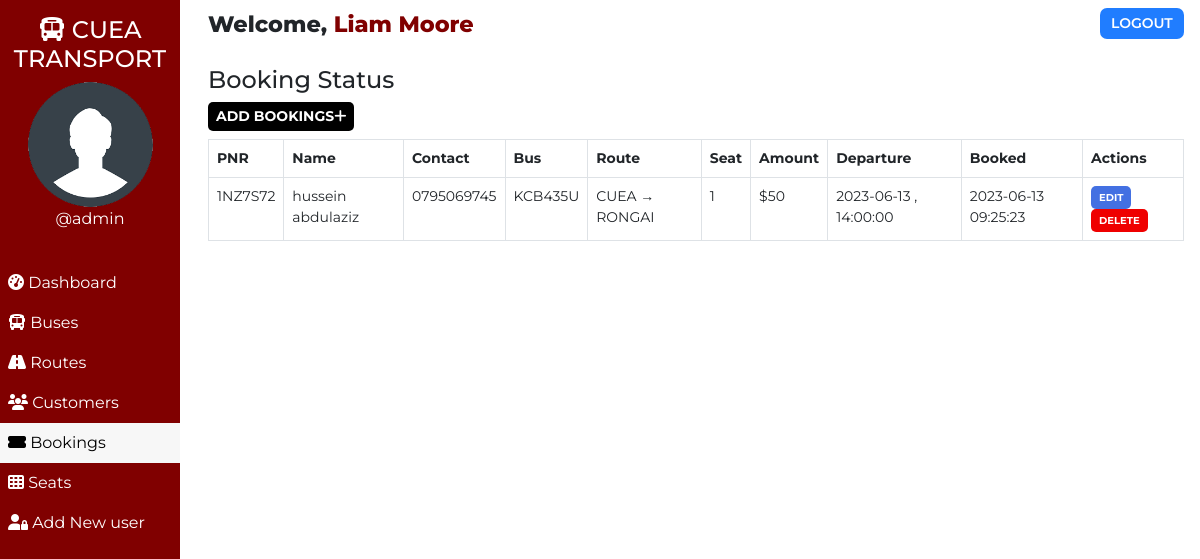
The page /admin/booking.php (signed in) on the database its author committed.
### tables this page shows
CREATE TABLE `users` (
  `user_id` int(11) NOT NULL,
  `user_fullname` varchar(100) NOT NULL,
  `user_name` varchar(30) NOT NULL,
  `user_password` varchar(255) NOT NULL,
  `user_created` datetime NOT NULL DEFAULT current_timestamp()
);

CREATE TABLE `bookings` (
  `id` int(100) NOT NULL,
  `booking_id` varchar(255) NOT NULL,
  `customer_id` varchar(255) NOT NULL,
  `route_id` varchar(255) NOT NULL,
  `customer_route` varchar(200) NOT NULL,
  `booked_amount` int(100) NOT NULL,
  `booked_seat` varchar(100) NOT NULL,
  `booking_created` datetime NOT NULL DEFAULT current_timestamp()
);

CREATE TABLE `customers` (
  `id` int(100) NOT NULL,
  `customer_id` varchar(255) NOT NULL,
  `customer_name` varchar(30) NOT NULL,
  `customer_phone` varchar(10) NOT NULL,
  `customer_created` datetime NOT NULL DEFAULT current_timestamp()
);

CREATE TABLE `routes` (
  `id` int(100) NOT NULL,
  `route_id` varchar(255) NOT NULL,
  `bus_no` varchar(155) NOT NULL,
  `route_cities` varchar(255) NOT NULL,
  `route_dep_date` date NOT NULL,
  `route_dep_time` time NOT NULL,
  `route_step_cost` int(100) NOT NULL,
  `route_created` datetime NOT NULL DEFAULT current_timestamp()
);

### assets2/partials/_functions.php (called while the page is built, shortened)
<?php
    function get_from_table($conn, $table, $primaryKey, $pKeyValue, $toget)
    {
        $sql = "SELECT * FROM $table WHERE $primaryKey='$pKeyValue'";
        $result = mysqli_query($conn, $sql);
        $row = mysqli_fetch_assoc($result);
        if($row)
        {
            return $row["$toget"];
        }
        return false;
    }
?>

### admin/booking.php (the view, shortened to what this page needs)
<!DOCTYPE html>
<html lang="en">
<head>
    <link href="https://cdn.jsdelivr.net/npm/bootstrap@5.0.1/dist/css/bootstrap.min.css" rel="stylesheet">
    <?php
        $page="booking";
    ?>
</head>
<body>
    <?php require '../assets2/partials/_admin-header.php';?>
        <?php
            $resultSql = "SELECT * FROM `bookings` ORDER BY booking_created DESC";
            $resultSqlResult = mysqli_query($conn, $resultSql);
            if(!mysqli_num_rows($resultSqlResult)){ ?>
                <div class="container mt-4">
                    <div id="noCustomers" class="alert alert-dark " role="alert">
                        <h1 class="alert-heading">No Bookings Found!!</h1>
                        <p class="fw-light">Be the first person to add one!</p>
                        <hr>
                        <div id="addCustomerAlert" class="alert alert-success" role="alert">
                                Click on <button id="add-button" class="button btn-sm"type="button"data-bs-toggle="modal" data-bs-target="#addModal">ADD <i class="fas fa-plus"></i></button> to add a booking!
                        </div>
                    </div>
                </div>
            <?php }
            else { ?>
            <section id="booking">
                <div id="head">
                    <h4>Booking Status</h4>
                </div>
                <div id="booking-results">
                    <div>
                        <button id="add-button" class="button btn-sm"type="button"data-bs-toggle="modal" data-bs-target="#addModal">Add Bookings<i class="fas fa-plus"></i></button>
                    </div>
                    <table class="table table-hover table-bordered">
                        <thead>
                            <th>PNR</th>
                            <th>Name</th>
                            <th>Contact</th>
                            <th>Bus</th>
                            <th>Route</th>
                            <th>Seat</th>
                            <th>Amount</th>
                            <th>Departure</th>
                            <th>Booked</th>
                            <th>Actions</th>
                        </thead>
                        <?php
                            while($row = mysqli_fetch_assoc($resultSqlResult))
                            {
                                $id = $row["id"];
                                $customer_id = $row["customer_id"];
                                $route_id = $row["route_id"];
                                $pnr = $row["booking_id"];
                                $customer_name = get_from_table($conn, "customers","customer_id", $customer_id, "customer_name");
                                $customer_phone = get_from_table($conn,"customers","customer_id", $customer_id, "customer_phone");
                                $bus_no = get_from_table($conn, "routes", "route_id", $route_id, "bus_no");
                                $route = $row["customer_route"];
                                $booked_seat = $row["booked_seat"];
                                $booked_amount = $row["booked_amount"];
                                $dep_date = get_from_table($conn, "routes", "route_id", $route_id, "route_dep_date");
                                $dep_time = get_from_table($conn, "routes", "route_id", $route_id, "route_dep_time");
                                $booked_timing = $row["booking_created"];
                        ?>
                        <tr>
                            <td>
                                <?php
                                    echo $pnr;
                                ?>
                            </td>
                            <td>
                                <?php
                                    echo $customer_name;
                                ?>
                            </td>
                            <td>
                                <?php
                                    echo $customer_phone;
                                ?>
                            </td>
                            <td>
                                <?php
                                    echo $bus_no;
                                ?>
                            </td>
                            <td>
                                <?php
                                    echo $route;
                                ?>
                            </td>
                            <td>
                                <?php
                                    echo $booked_seat;
                                ?>
                            </td>
                            <td>
                                <?php
                                    echo '$'.$booked_amount;
                                ?>
                            </td>
                            <td>
                                <?php
                                    echo $dep_date . " , ". $dep_time;
                                ?>
                            </td>
                            <td>
                                <?php
                                    echo $booked_timing;
                                ?>
                            </td>
                            <td>
                            <button class="button btn-sm edit-button" data-link="<?php echo $_SERVER['REQUEST_URI']; ?>" data-customerid="<?php
                                                echo $customer_id;?>" data-id="<?php
                                                echo $id;?>" data-name="<?php
                                                echo $customer_name;?>" data-phone="<?php
                                                echo $customer_phone;?>" >Edit</button>
                                <button class="button delete-button btn-sm" data-bs-toggle="modal" data-bs-target="#deleteModal"
                                data-id="<?php
                                                echo $id;?>" data-bookedseat="<?php
                                                echo $booked_seat;
                                            ?>" data-routeid="<?php
                                            echo $route_id;
                                        ?>"> Delete</button>
                            </td>
                        </tr>
                        <?php
                        }
                    ?>
                    </table>
                </div>
            </section>
            <?php } ?>
        </div>
    </main>
    <?php require '../assets/partials/_getJSON.php';?>
</body>
</html>

### assets2/partials/_admin-header.php (shortened to what this page needs)
<?php
    require '_functions.php';
    $conn = db_connect();
    $user_id = $_SESSION['user_id'];
    $sql = "SELECT * FROM users WHERE user_id = $user_id";
    $result = mysqli_query($conn, $sql);
    if($row = mysqli_fetch_assoc($result))
    {
        $user_fullname = $row["user_fullname"];
        $user_name = $row["user_name"];
    }
?>
    <main id="container">
        <div id="sidebar">
            <h4><i class="fas fa-bus"></i> CUEA TRANSPORT</h4>
            <div>
                <img class="adminDp" src="../assets/img/userav-min.png" height="125px" alt="Admin Profile Pic">
                <p>
                    <?php  echo '@'.$user_name;  ?>
                </p>
            </div>
            <ul id="options">
                <li class="option <?php if($page=='dashboard'){ echo 'active';}?>">
                    <a href="./dashboard.php">
                    <i class="fas fa-tachometer-alt"></i> Dashboard
                    </a>
                </li>
                <li class="option <?php if($page=='bus'){ echo 'active';}?>">
                    <a href="./bus.php">
                    <i class="fas fa-bus"></i> Buses
                    </a>
                </li>
                <li class="option <?php if($page=='route'){ echo 'active';}?>">
                    <a href="./route.php">
                    <i class="fas fa-road"></i> Routes
                    </a>
                </li>
                <li class="option <?php if($page=='customer'){ echo 'active';}?>">
                    <a href="./customer.php">
                    <i class="fas fa-users"></i> Customers
                    </a>
                </li>
                <li class="option <?php if($page=='booking'){ echo 'active';}?>">
                    <a href="./booking.php">
                    <i class="fas fa-ticket-alt"></i> Bookings
                    </a>
                </li>
                <li class="option <?php if($page=='seat'){ echo 'active';}?>">
                    <a href="./seat.php">
                    <i class="fas fa-th"></i> Seats
                    </a>
                </li>
                <li class="option <?php if($page=='signup'){ echo 'active';}?>">
                    <a href="./signup.php">
                    <i class="fas fa-user-lock"></i> Add New user
                    </a>
                </li>
            </ul>
        </div>
        <div id="main-content">
            <section id="welcome">
                <ul>
                    <li class="welcome-item">Welcome,
                        <span id="USER">
                            <?php
                                echo $user_fullname;
                            ?>
                        </span>
                    </li>
                    <li class="welcome-item">
                        <button id="logout" class="btn-sm">
                            <a href="../assets/partials/_logout.php">LOGOUT</a>
                        </button>
                    </li>
                </ul>
            </section>

### assets/partials/_getJSON.php (shortened to what this page needs)
<?php
     $result = mysqli_query($conn, 'SELECT SUM(booked_amount) AS value_sum FROM bookings');
    $row = mysqli_fetch_assoc($result);
    $sum = $row['value_sum'];
     echo $sum;
?>

### assets/styles/admin.php (style rules this page uses)
body { margin: 0; box-sizing: border-box; font-family: 'Montserrat', sans-serif; background-color: white; }
html { scroll-behavior: smooth; }
*, *::after, *::before { box-sizing: inherit; }
#USER { color: maroon; }
.adminDp { border-radius: 50%; }
#welcome { background-color: white; }
#welcome ul { display: flex; justify-content: space-between; list-style-type: none; padding: 0; margin: 0; }
#welcome li { margin: 0 1rem; padding: 0.5rem 0; }
#welcome li:first-child { font-weight: 800; font-size: 1.4rem; }
#logout { padding: 0.3rem 0.7rem; background-color: #207DFF; font-weight: 600; outline: none; border: none; border-radius: 7px; }
#logout a { color: white; text-decoration: none; }
@media only screen and (min-width:1000px) { #sidebar { text-align: center; background-color: maroon; color: white; width: 15%; position: fixed; top: 0%; padding-top: 1rem; z-index: 2; height: 100vh; } }
@media only screen and (min-width:1000px) { #sidebar p { margin: 0; } }
@media only screen and (min-width:1000px) { #sidebar ul { margin-top: 2rem; } }
@media only screen and (min-width:1000px) { #options { list-style-type: none; text-align: left; padding-left: 0; } }
@media only screen and (min-width:1000px) { .option a { display: block; padding: 0.5rem; text-decoration: none; color: inherit; } }
@media only screen and (min-width:1000px) { .active { background-color:#f7f7f7; color:black; } }
@media only screen and (min-width:1000px) { #main-content { margin-left: 16%; } }

### assets/styles/admin-options.php (style rules this page uses)
* { font-family: Montserrat; }
#booking #head, #customer #head, #route #head, #seat #head, #bus #head { padding-top: 1rem; }
#booking, #customer, #route, #bus, #seat { padding: 0 1rem; }
#booking-results > div, #customer-results > div, #route-results > div, #bus-results > div { margin-bottom: 0.5rem; }
#booking-results button, #customer-results button, #route button, #bus-results button { border-radius: 5px; }
.button { border: none; font-weight: bold; text-transform: uppercase; }
#add-button { background-color: black; color: white; }
table { font-size: 14px; }
table th,td { padding-left: 0.3rem; }
table button { color: white; }
.edit-button { background-color: #4370E2; }
.delete-button { background-color: #EF0000; }
.edit-button, .delete-button { font-size: 10px }

### rows shown on the page
users: user_name "admin", user_fullname "Liam Moore"
bookings: booking "1NZ7S72", customer.customer_name "hussein abdulaziz", customer.customer_phone "0795069745", route.bus_no "KCB435U", customer_route "CUEA → RONGAI", booked_seat "1", booked_amount "50", route.route_dep_date "2023-06-13", route.route_dep_time "14:00:00", booking_created "2023-06-13 09:25:23"

### other values the page prints
$sum "50"
